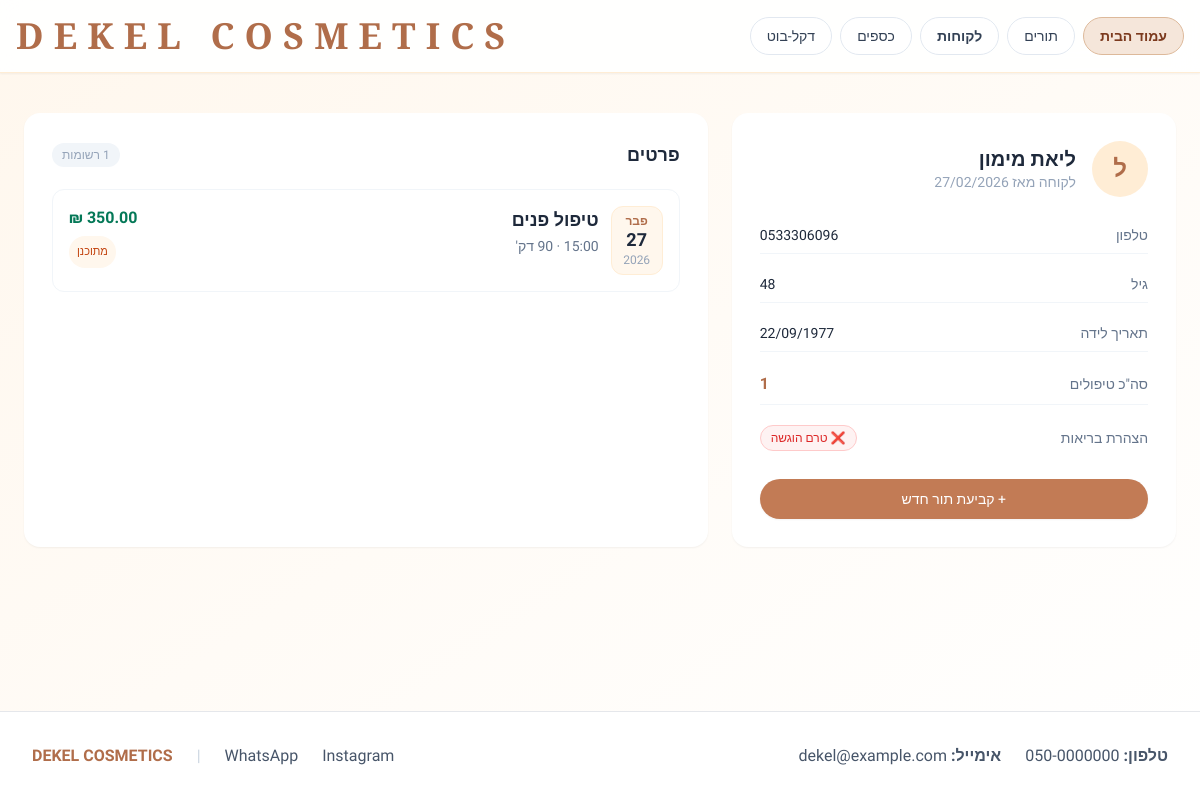
Screenshot of /clients/8/ (signed in) with the database file from the repository.
### appointments/models.py (models this page shows, shortened)
class Client(models.Model):
    name = models.CharField(max_length=100, verbose_name="שם מלא")
    age = models.PositiveIntegerField(blank=True, null=True, verbose_name="גיל")
    birth_date = models.DateField(blank=True, null=True, verbose_name="תאריך לידה")
    phone = models.CharField(max_length=15, verbose_name="טלפון")
    email = models.EmailField(blank=True, null=True, verbose_name="אימייל")
    notes = models.TextField(blank=True, verbose_name="העדפות / הערות")
    created_at = models.DateTimeField(auto_now_add=True, verbose_name="נוצרה בתאריך")
    class Meta:
        verbose_name = "לקוחה"
        verbose_name_plural = "לקוחות"

class Appointment(models.Model):
    SERVICE_FACE = "face"
    SERVICE_BROWS = "brows"
    SERVICE_GEL = "gel"
    SERVICE_CHOICES = [
        (SERVICE_FACE, "טיפול פנים"),
        (SERVICE_BROWS, "עיצוב גבות"),
        (SERVICE_GEL, "לק ג'ל"),
    ]
    client = models.ForeignKey(
        Client,
        on_delete=models.CASCADE,
        related_name="appointments",
        verbose_name="לקוחה",
    )
    service_type = models.CharField(
        max_length=20,
        choices=SERVICE_CHOICES,
        verbose_name="סוג טיפול",
    )
    custom_price = models.DecimalField(
        max_digits=7,
        decimal_places=2,
        verbose_name="מחיר לטיפול",
    )
    start_time = models.DateTimeField(verbose_name="זמן התחלה")
    duration_minutes = models.PositiveIntegerField(
        default=60,
        verbose_name="משך (בדקות)",
    )
    notes = models.TextField(blank=True, verbose_name="הערות")
    is_completed = models.BooleanField(default=False, verbose_name="בוצע?")
    class Meta:
        verbose_name = "תור"
        verbose_name_plural = "תורים"
        ordering = ["-start_time"]
    @property
    def current_status(self):
        if self.is_completed:
            return "הושלם"
        now = timezone.now()
        end_time = self.start_time + timedelta(minutes=self.duration_minutes)
        if self.start_time <= now <= end_time:
            return "בטיפול"
        return "מתוכנן"

### management/views.py (the view)
# urls.py: path("clients/<int:pk>/", views.client_detail, name="client_detail"),
@login_required
def client_detail(request, pk):
    client = get_object_or_404(Client, pk=pk)
    appointments = client.appointments.order_by("-start_time")
    return render(
        request,
        "management/client_detail.html",
        _get_base_context() | {"client": client, "appointments": appointments},
    )

### management/views.py (called while the page is built)
def _get_base_context():
    return {"today": timezone.localdate()}

### management/templates/management/client_detail.html (shortened to what this page needs)
{% extends "base.html" %}
{% block content %}
<div class="grid gap-6 lg:grid-cols-[1.3fr,2fr]">
    <section class="bg-white rounded-2xl shadow-sm p-5 md:p-7 h-fit lg:sticky top-24">
        <div class="flex items-center gap-4 mb-5">
            <div class="w-14 h-14 rounded-full bg-orange-100 flex items-center justify-center text-2xl font-bold text-[#b06d4a] shrink-0">
                {{ client.name|first }}
            </div>
            <div>
                <h2 class="text-xl font-bold text-slate-800 leading-tight">{{ client.name }}</h2>
                <p class="text-sm text-slate-400">לקוחה מאז {{ client.created_at|date:"d/m/Y" }}</p>
            </div>
        </div>
        <dl class="space-y-3 text-sm">
            <div class="flex items-center justify-between py-2 border-b border-slate-100">
                <dt class="text-slate-500">טלפון</dt>
                <dd class="font-medium text-slate-800">{{ client.phone }}</dd>
            </div>
            {% if client.age %}
            <div class="flex items-center justify-between py-2 border-b border-slate-100">
                <dt class="text-slate-500">גיל</dt>
                <dd class="font-medium text-slate-800">{{ client.age }}</dd>
            </div>
            {% endif %}
            {% if client.birth_date %}
            <div class="flex items-center justify-between py-2 border-b border-slate-100">
                <dt class="text-slate-500">תאריך לידה</dt>
                <dd class="font-medium text-slate-800">{{ client.birth_date|date:"d/m/Y" }}</dd>
            </div>
            {% endif %}
            <div class="flex items-center justify-between py-2 border-b border-slate-100">
                <dt class="text-slate-500">סה"כ טיפולים</dt>
                <dd class="font-semibold text-[#b06d4a] text-base">{{ appointments|length }}</dd>
            </div>
            <div class="flex items-center justify-between py-2">
                <dt class="text-slate-500">הצהרת בריאות</dt>
                <dd>
                    {% if client.health_declaration.is_submitted %}
                        <span class="inline-flex items-center gap-1 px-2.5 py-1 rounded-full text-xs font-medium bg-emerald-50 text-emerald-700 border border-emerald-200">
                            ✅ הוגשה
                        </span>
                    {% elif client.health_declaration %}
                        <span class="inline-flex items-center gap-1 px-2.5 py-1 rounded-full text-xs font-medium bg-red-50 text-red-600 border border-red-200">
                            ❌ טרם הוגשה
                        </span>
                    {% else %}
                        <span class="inline-flex items-center gap-1 px-2.5 py-1 rounded-full text-xs font-medium bg-slate-100 text-slate-500">
                            — לא נמצא
                        </span>
                    {% endif %}
                </dd>
            </div>
        </dl>
        <a href="{% url 'management:appointment_list' %}"
           class="mt-5 block text-center px-4 py-2.5 rounded-full bg-[#c27b55] text-white text-sm font-medium shadow-sm hover:bg-[#a9603f] transition">
            + קביעת תור חדש
        </a>
    </section>
    <section class="bg-white rounded-2xl shadow-sm p-5 md:p-7">
        <div class="flex items-center justify-between mb-5">
            <h3 class="text-lg font-semibold text-slate-800">פרטים</h3>
            {% if appointments %}
            <span class="text-xs text-slate-400 bg-slate-100 px-2.5 py-1 rounded-full">{{ appointments|length }} רשומות</span>
            {% endif %}
        </div>
        {% if appointments %}
        <div class="space-y-3">
            {% for appt in appointments %}
            <div class="flex items-start justify-between gap-4 p-4 rounded-xl border border-slate-100 hover:border-orange-200 hover:bg-orange-50/30 transition">
                <div class="flex items-start gap-3">
                    <div class="shrink-0 text-center bg-orange-50 border border-orange-100 rounded-xl px-2.5 py-1.5 min-w-[52px]">
                        <p class="text-xs font-bold text-[#b06d4a]">{{ appt.start_time|date:"M" }}</p>
                        <p class="text-lg font-bold text-slate-800 leading-tight">{{ appt.start_time|date:"d" }}</p>
                        <p class="text-xs text-slate-400">{{ appt.start_time|date:"Y" }}</p>
                    </div>
                    <div>
                        <p class="font-semibold text-slate-800">{{ appt.get_service_type_display }}</p>
                        <p class="text-sm text-slate-500 mt-0.5">
                            · {{ appt.duration_minutes }} דק'
                        </p>
                    </div>
                </div>
                <div class="shrink-0 flex flex-col items-end gap-1.5">
                    <span class="font-semibold text-base text-emerald-700">{{ appt.custom_price }} ₪</span>
                    <span class="inline-flex items-center px-2 py-0.5 rounded-full text-[11px] font-medium
                        {% if appt.current_status == 'הושלם' %}bg-emerald-50 text-emerald-700
                        {% elif appt.current_status == 'בטיפול' %}bg-violet-100 text-violet-700
                        {% else %}bg-orange-50 text-orange-700{% endif %}">
                        {{ appt.current_status }}
                    </span>
                </div>
            </div>
            {% endfor %}
        </div>
        {% else %}
        <div class="flex flex-col items-center justify-center py-12 gap-3 text-center">
            <span class="text-4xl">📋</span>
            <p class="text-base font-medium text-slate-500">אין טיפולים רשומים ללקוחה זו עדיין.</p>
        </div>
        {% endif %}
    </section>
</div>
{% endblock %}

### templates/base.html (style rules this page uses)
body { direction: rtl; text-align: right; }
button, a, [role="button"] { touch-action: manipulation; }

### rows the page displays
Client: name|first "ל", name "ליאת מימון", created_at "27/02/2026", phone "0533306096", age "48", birth_date "22/09/1977"
Appointment: start_time "פבר", start_time "27", start_time "2026", service_type "טיפול פנים", duration_minutes "90", current_status "מתוכנן"

### other values shown
{{ appointments|length }} "1"
